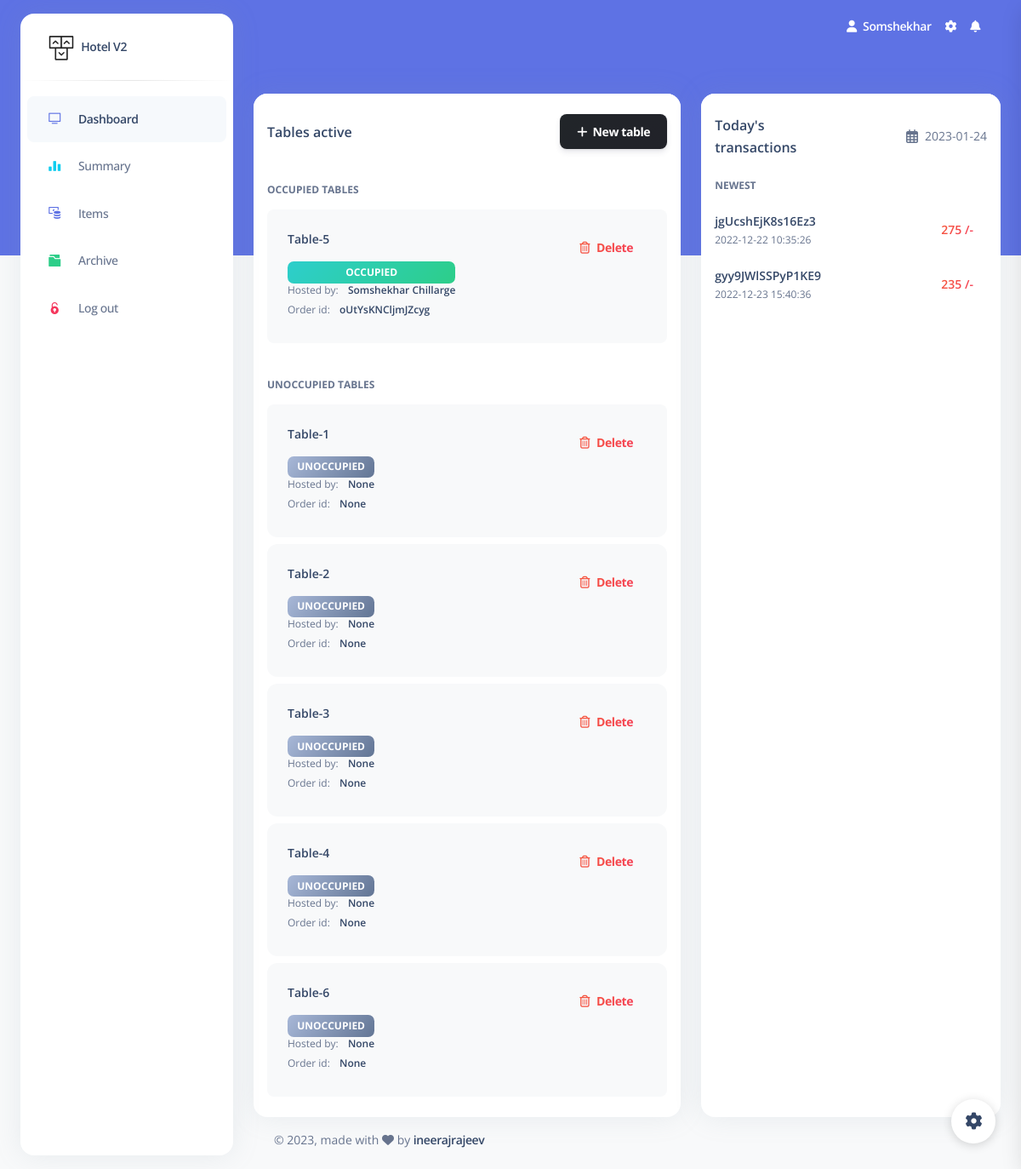
The page /admin_dashboard (signed in) on the database its author committed.
### app.py (models this page shows, shortened)
class user_details(db.Model, UserMixin):
    id = db.Column(db.Integer, unique=True, nullable=False, primary_key=True, autoincrement=True)
    name = db.Column(db.String(80), nullable=False)
    surname = db.Column(db.String(80))
    username = db.Column(db.String(80), unique=True, nullable=False)
    email = db.Column(db.String(120), unique=True)
    password = db.Column(db.String(80), nullable=False)
    phone = db.Column(db.Integer)
    role = db.Column(db.String(120), nullable=False)
    date_created = db.Column(db.DateTime, default=datetime.utcnow)

class tables(db.Model):
    table_id = db.Column(db.Integer, primary_key=True)
    name = db.Column(db.String(80), unique=True, nullable=False)
    status = db.Column(db.String(80), nullable=False)
    user = db.Column(db.String(120), db.ForeignKey('user_details.id'))
    order_id = db.Column(db.String(80))

### app.py (the view)
    @app.route('/admin_dashboard')
    @login_required
    def admin_dashboard():
        if current_user.role == '0':
            date_time = datetime.now()
            date = date_time.strftime("%Y-%m-%d")
            invoices_data = {}
            unique_invoices = invoices.query.with_entities(invoices.invoice_id).distinct().all()
            for invoice in unique_invoices:
                invoices_data[invoice.invoice_id] = {}
                invoices_data[invoice.invoice_id]['total'] = sum([int(i.total) for i in invoices.query.filter_by(invoice_id=invoice.invoice_id).all()])
                invoices_data[invoice.invoice_id]['date'] = invoices.query.filter_by(invoice_id=invoice.invoice_id).first().date.strftime("%Y-%m-%d %H:%M:%S")
            tables_occupied = db.session.query(tables, user_details).filter(tables.status == '1').join(user_details, tables.user == user_details.id).add_columns(tables.name, tables.table_id, tables.status, user_details.name, user_details.surname, tables.order_id).all()
            tables_unoccupied = tables.query.filter_by(status=0).all()
            data = {
                'tables_occupied': [tables_occupied, len(tables_occupied)],
                'tables_unoccupied': [tables_unoccupied, len(tables_unoccupied)],
                'date': str(date).split()[0],
                'invoices': invoices_data
            }
            return render_template('admin_dashboard.html', data=data)
        flash('You are not authorized to view this page')
        return redirect(url_for('logout'))

### app.py (called while the page is built)
@login_manager.user_loader
def user_loader(id):
    return user_details.query.get(id)

### templates/admin_dashboard.html (shortened to what this page needs)
{% extends 'base.html' %}
{% block content %}
    <div class="container-fluid py-4">
          <div class="row">
            <div class="col-md-7 mt-4">
              <div class="card">
                <div class="card-header pb-0 px-3">
                  <div class="row">
                    <div class="col-6 d-flex align-items-center">
                      <h6 class="mb-0">Tables active</h6>
                    </div>
                    <div class="col-6 text-end">
                    <button type="button" class="btn bg-gradient-dark mb-0" data-bs-toggle="modal" data-bs-target="#exampleModal">
                      <i class="fas fa-plus"></i>&nbsp;&nbsp;New table
                    </button>
                    </div>
                  </div>
                </div>
                <div class="card-body pt-4 p-3">
                <h6 class="text-uppercase text-body text-xs font-weight-bolder my-3">Occupied tables</h6>
                  <ul class="list-group">
                      {% for table in data['tables_occupied'][0] %}
                    <li class="list-group-item border-0 d-flex p-4 mb-2 bg-gray-100 border-radius-lg">
                      <div class="d-flex flex-column">
                        <h6 class="mb-3 text-sm">{{ table[0].name }}</h6>
                          <span class="badge badge-sm bg-gradient-success">Occupied</span>
                        <span class="mb-2 text-xs">Hosted by: <span class="text-dark font-weight-bold ms-sm-2">{{ table.name }} {{ table.surname }}</span></span>
                        <span class="mb-2 text-xs">Order id: <span class="text-dark ms-sm-2 font-weight-bold">{{ table.order_id }}</span></span>
                      </div>
                      <div class="ms-auto text-end">
                        <a class="btn btn-link text-danger text-gradient px-3 mb-0" href="/delete_table/{{ table.table_id }}"><i class="far fa-trash-alt me-2"></i>Delete</a>
                      </div>
                    </li>
                     {% endfor %}
                  </ul>
                <hr>
                <h6 class="text-uppercase text-body text-xs font-weight-bolder my-3">Unoccupied tables</h6>
                  <ul class="list-group">
                      {% for table in data['tables_unoccupied'][0] %}
                    <li class="list-group-item border-0 d-flex p-4 mb-2 bg-gray-100 border-radius-lg">
                      <div class="d-flex flex-column">
                        <h6 class="mb-3 text-sm">{{ table.name }}</h6>
                          <span class="badge badge-sm bg-gradient-secondary">Unoccupied</span>
                        <span class="mb-2 text-xs">Hosted by: <span class="text-dark font-weight-bold ms-sm-2">{{ table.user }}</span></span>
                        <span class="mb-2 text-xs">Order id: <span class="text-dark ms-sm-2 font-weight-bold">{{ table.order_id }}</span></span>
                      </div>
                      <div class="ms-auto text-end">
                        <a class="btn btn-link text-danger text-gradient px-3 mb-0" href="/delete_table/{{ table.table_id }}"><i class="far fa-trash-alt me-2"></i>Delete</a>
                      </div>
                    </li>
                     {% endfor %}
                  </ul>
                </div>
              </div>
            </div>
            <div class="col-md-5 mt-4">
              <div class="card h-100 mb-4">
                <div class="card-header pb-0 px-3">
                  <div class="row">
                    <div class="col-md-6">
                      <h6 class="mb-0">Today's transactions</h6>
                    </div>
                    <div class="col-md-6 d-flex justify-content-end align-items-center">
                      <i class="far fa-calendar-alt me-2"></i>
                      <small>{{ data['date'] }}</small>
                    </div>
                  </div>
                </div>
                <div class="card-body pt-4 p-3">
                  <h6 class="text-uppercase text-body text-xs font-weight-bolder mb-3">Newest</h6>
                  <ul class="list-group">
                        {% for order in data['invoices'].keys() %}
                    <li class="list-group-item border-0 d-flex justify-content-between ps-0 mb-2 border-radius-lg">
                      <div class="d-flex align-items-center">
                        <div class="d-flex flex-column">
                          <h6 class="mb-1 text-dark text-sm">{{ order }}</h6>
                          <span class="text-xs">{{ data['invoices'][order]['date'] }}</span>
                        </div>
                      </div>
                      <div class="d-flex align-items-center text-danger text-gradient text-sm font-weight-bold">
                        {{ data['invoices'][order]['total'] }} /-
                      </div>
                    </li>
                        {% endfor %}
                  </ul>
                </div>
              </div>
            </div>
          </div>
          <footer class="footer pt-3  ">
            <div class="container-fluid">
              <div class="row align-items-center justify-content-lg-between">
                <div class="col-lg-6 mb-lg-0 mb-4">
                  <div class="copyright text-center text-sm text-muted text-lg-start">
                    © ,
                    made with <i class="fa fa-heart"></i> by
                    <a href="https://bit.ly/ineerajrajeev" class="font-weight-bold" target="_blank">ineerajrajeev</a>
                  </div>
                </div>
              </div>
            </div>
          </footer>
        </div>
{% endblock %}

### templates/base.html (shortened to what this page needs)
<!DOCTYPE html>
<html lang="en">
<head>
  <link href="{{ url_for('static', filename='css/nucleo-icons.css') }}" rel="stylesheet" />
  <link href="{{ url_for('static', filename='css/nucleo-svg.css') }}" rel="stylesheet" />
<link rel="stylesheet" href="https://cdnjs.cloudflare.com/ajax/libs/selectize.js/0.12.6/css/selectize.bootstrap3.min.css" />
  <link href="{{ url_for('static', filename='css/nucleo-svg.css') }}" rel="stylesheet" />
  <link id="pagestyle" href="{{ url_for('static', filename='css/argon-dashboard.css') }}" rel="stylesheet" />
</head>
<body class="g-sidenav-show   bg-gray-100">
  <aside class="sidenav bg-white navbar navbar-vertical navbar-expand-xs border-0 border-radius-xl my-3 fixed-start ms-4 " id="sidenav-main">
    <div class="sidenav-header">
      <a class="navbar-brand m-0" href=" https://demos.creative-tim.com/argon-dashboard/pages/dashboard.html " target="_blank">
        <img src="{{ url_for('static', filename='img/logo-ct-dark.png') }}" class="navbar-brand-img h-100" alt="main_logo">
        <span class="ms-1 font-weight-bold">Hotel V2</span>
      </a>
    </div>
    <hr class="horizontal dark mt-0">
    <div class="collapse navbar-collapse  w-auto " id="sidenav-collapse-main">
      <ul class="navbar-nav">
        <li class="nav-item">
          <a class="nav-link active" href="/dashboard">
            <div class="icon icon-shape icon-sm border-radius-md text-center me-2 d-flex align-items-center justify-content-center">
              <i class="ni ni-tv-2 text-primary text-sm opacity-10"></i>
            </div>
            <span class="nav-link-text ms-1">Dashboard</span>
          </a>
        </li>
      <li class="nav-item">
          <a class="nav-link {% block summary %}{% endblock %}" href="/summary">
            <div class="icon icon-shape icon-sm border-radius-md text-center me-2 d-flex align-items-center justify-content-center">
              <i class="ni ni-chart-bar-32 text-info text-sm opacity-10"></i>
            </div>
            <span class="nav-link-text ms-1">Summary</span>
          </a>
        </li>
      <li class="nav-item">
          <a class="nav-link {% block items %}{% endblock %}" href="/items">
            <div class="icon icon-shape icon-sm border-radius-md text-center me-2 d-flex align-items-center justify-content-center">
              <i class="ni ni-money-coins text-primary text-sm opacity-10"></i>
            </div>
            <span class="nav-link-text ms-1">Items</span>
          </a>
        </li>
      <li class="nav-item">
          <a class="nav-link {% block archive %}{% endblock %}" href="/archive_item">
            <div class="icon icon-shape icon-sm border-radius-md text-center me-2 d-flex align-items-center justify-content-center">
              <i class="ni ni-folder-17 text-success text-sm opacity-10"></i>
            </div>
            <span class="nav-link-text ms-1">Archive</span>
          </a>
        </li>
      <li class="nav-item">
          <a class="nav-link " href="/logout">
            <div class="icon icon-shape icon-sm border-radius-md text-center me-2 d-flex align-items-center justify-content-center">
              <i class="ni ni-lock-circle-open text-danger text-sm opacity-10"></i>
            </div>
            <span class="nav-link-text ms-1">Log out</span>
          </a>
        </li>
      </ul>
    </div>
  </aside>
  <main class="main-content position-relative border-radius-lg ">
    <nav class="navbar navbar-main navbar-expand-lg px-0 mx-4 shadow-none border-radius-xl " id="navbarBlur" data-scroll="false">
      <div class="container-fluid py-1 px-3">
        <div class="collapse navbar-collapse mt-sm-0 mt-2 me-md-0 me-sm-4" id="navbar">
          <ul class="navbar-nav  justify-content-end">
            <li class="nav-item d-flex align-items-center">
              <a href="javascript:;" class="nav-link text-white font-weight-bold px-0">
                <i class="fa fa-user me-sm-1"></i>
                <span class="d-sm-inline d-none">{{ current_user.name }}</span>
              </a>
            </li>
            <li class="nav-item px-3 d-flex align-items-center">
              <a href="javascript:;" class="nav-link text-white p-0">
                <i class="fa fa-cog fixed-plugin-button-nav cursor-pointer"></i>
              </a>
            </li>
            <li class="nav-item dropdown pe-2 d-flex align-items-center">
              <a href="javascript:;" class="nav-link text-white p-0" id="dropdownMenuButton" data-bs-toggle="dropdown" aria-expanded="false">
                <i class="fa fa-bell cursor-pointer"></i>
              </a>
            </li>
          </ul>
        </div>
      </div>
    </nav>
    {% block content %}
    {% endblock %}
  </main>
  <div class="fixed-plugin">
    <a class="fixed-plugin-button text-dark position-fixed px-3 py-2">
      <i class="fa fa-cog py-2"> </i>
    </a>
  </div>
</body>
</html>

### static/css/nucleo-svg.css (style rules this page uses)
.icon { display: inline-block; color: #111111; height: 1em; width: 1em; }
.icon-sm { height: 0.8em; width: 0.8em; }
.icon { fill: currentColor; stroke: none; }

### rows shown on the page
user_details: name "Somshekhar"
tables: name "Table-5", name "Somshekhar", surname "Chillarge", order_id "oUtYsKNCljmJZcyg"
tables: name "Table-1", user "None", order_id "None"
tables: name "Table-2", user "None", order_id "None"
tables: name "Table-3", user "None", order_id "None"
tables: name "Table-4", user "None", order_id "None"
tables: name "Table-6", user "None", order_id "None"

### other values the page prints
{{ data['date'] }} "2023-01-24"
{{ order }} "jgUcshEjK8s16Ez3" "gyy9JWlSSPyP1KE9"
{{ data['invoices'][order]['date'] }} "2022-12-22 10:35:26" "2022-12-23 15:40:36"
{{ data['invoices'][order]['total'] }} "275" "235"
